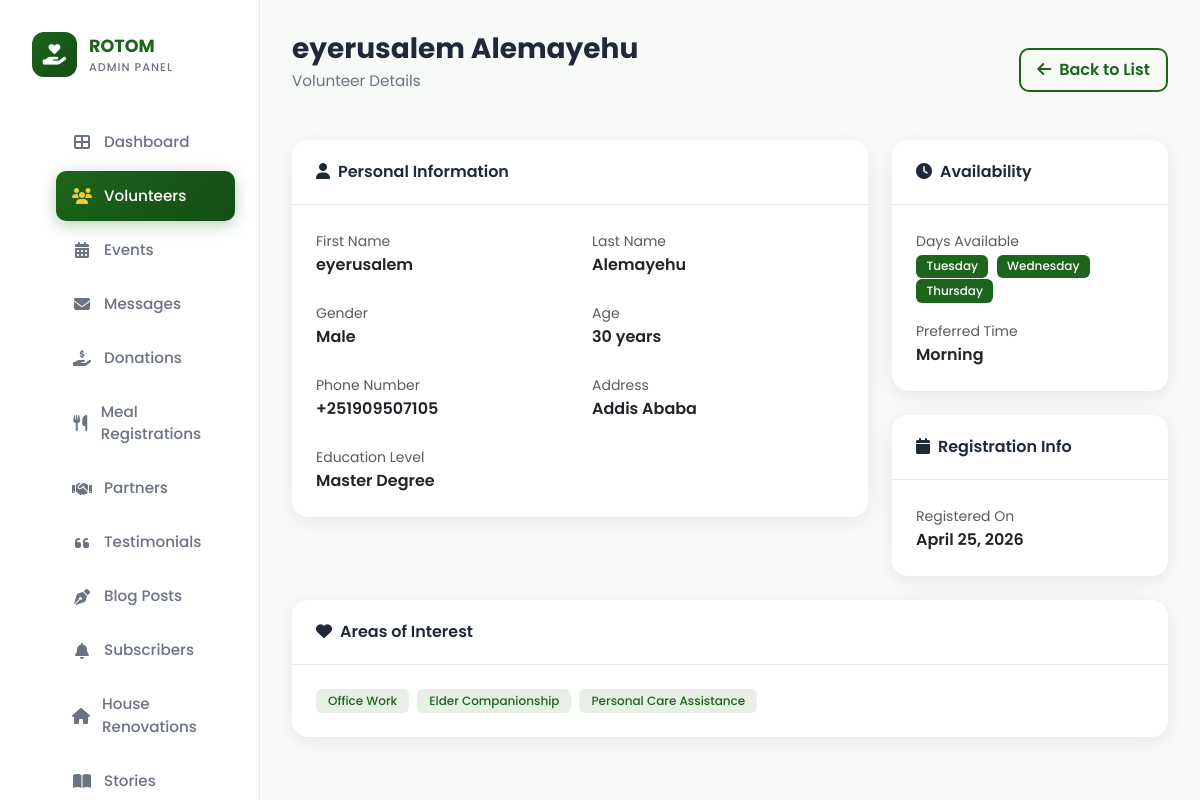
The app's page /dashboard/volunteer/3/ (signed in) with its own data.
### rotom/models.py (models this page shows, shortened)
class VolunteerProfile(models.Model):
    TIME_CHOICES = [
        ('morning', 'Morning'),
        ('afternoon', 'Afternoon'),
    ]
    EDUCATION_CHOICES = [
        ('high_school', 'High School'),
        ('associate_degree', 'Associate Degree'),
        ('bachelor_degree', 'Bachelor Degree'),
        ('master_degree', 'Master Degree'),
        ('doctorate', 'Doctorate'),
        ('other', 'Other'),
    ]
    GENDER_CHOICES = [
        ('male', 'Male'),
        ('female', 'Female'),
    ]
    ADDRESS_CHOICES = [
        ('addis_ababa', 'Addis Ababa'),
        ('bishoftu', 'Bishoftu'),
        ('adama', 'Adama'),
        ('debre_zeit', 'Debre Zeit'),
        ('mojo', 'Mojo'),
        ('dukem', 'Dukem'),
    ]
    first_name = models.CharField(max_length=100)
    last_name = models.CharField(max_length=100)
    gender = models.CharField(max_length=10, choices=GENDER_CHOICES, default='male')
    age = models.PositiveIntegerField()
    phone_number = models.CharField(max_length=20, unique=True)
    address = models.CharField(max_length=50, choices=ADDRESS_CHOICES, default='addis_ababa')
    education_level = models.CharField(max_length=50, choices=EDUCATION_CHOICES, default='high_school')
    days_available = models.ManyToManyField(Day, blank=True)
    times_available = models.CharField(max_length=50, choices=TIME_CHOICES, default='morning')
    interests = models.ManyToManyField(InterestCategory, blank=True)
    created_at = models.DateTimeField(auto_now_add=True, blank=True, null=True)

class Day(models.Model):
    name = models.CharField(max_length=10)

class InterestCategory(models.Model):
    name = models.CharField(max_length=100)

### dashboard/views.py (the view)
# urls.py: path('volunteer/<int:pk>/', views.volunteer_detail, name='volunteer_detail'),
@staff_member_required(login_url='dashboard:login')
def volunteer_detail(request, pk):
    volunteer = get_object_or_404(VolunteerProfile, pk=pk)
    return render(request, 'dashboard/volunteer_detail.html', {'volunteer': volunteer})

### rotom/context_processors.py (called while the page is built)
def navbar_pattern(request):
    try:
        active_pattern = NavbarPattern.objects.filter(is_active=True).first()
    except Exception:
        active_pattern = None
    try:
        navbar_content = {obj.key: obj.value for obj in SiteContent.objects.filter(page='navbar')}
    except Exception:
        navbar_content = {}
    return {
        'navbar_pattern': active_pattern,
        'navbar_content': navbar_content,
    }

### dashboard/templates/dashboard/volunteer_detail.html (shortened to what this page needs)
{% extends 'dashboard/base_admin.html' %}
{% block content %}
<div class="page-header d-flex justify-content-between align-items-center">
    <div>
        <h1 class="page-title">{{ volunteer.first_name }} {{ volunteer.last_name }}</h1>
        <p class="page-subtitle">Volunteer Details</p>
    </div>
    <a href="{% url 'dashboard:manage_volunteers' %}" class="btn btn-outline-primary">
        <i class="fas fa-arrow-left me-1"></i> Back to List
    </a>
</div>
<div class="row g-4">
    <div class="col-lg-8">
        <div class="card">
            <div class="card-header">
                <i class="fas fa-user me-2"></i>Personal Information
            </div>
            <div class="card-body">
                <div class="row g-4">
                    <div class="col-md-6">
                        <label class="text-muted small">First Name</label>
                        <p class="mb-0 fw-semibold text-dark">{{ volunteer.first_name }}</p>
                    </div>
                    <div class="col-md-6">
                        <label class="text-muted small">Last Name</label>
                        <p class="mb-0 fw-semibold text-dark">{{ volunteer.last_name }}</p>
                    </div>
                    <div class="col-md-6">
                        <label class="text-muted small">Gender</label>
                        <p class="mb-0 fw-semibold text-dark">{{ volunteer.get_gender_display }}</p>
                    </div>
                    <div class="col-md-6">
                        <label class="text-muted small">Age</label>
                        <p class="mb-0 fw-semibold text-dark">{{ volunteer.age }} years</p>
                    </div>
                    <div class="col-md-6">
                        <label class="text-muted small">Phone Number</label>
                        <p class="mb-0 fw-semibold text-dark">{{ volunteer.phone_number }}</p>
                    </div>
                    <div class="col-md-6">
                        <label class="text-muted small">Address</label>
                        <p class="mb-0 fw-semibold text-dark">{{ volunteer.get_address_display }}</p>
                    </div>
                    <div class="col-12">
                        <label class="text-muted small">Education Level</label>
                        <p class="mb-0 fw-semibold text-dark">{{ volunteer.get_education_level_display }}</p>
                    </div>
                </div>
            </div>
        </div>
    </div>
    <div class="col-lg-4">
        <div class="card mb-4">
            <div class="card-header">
                <i class="fas fa-clock me-2"></i>Availability
            </div>
            <div class="card-body">
                <label class="text-muted small">Days Available</label>
                <div class="mb-3">
                    {% if volunteer.days_available.all %}
                        {% for day in volunteer.days_available.all %}
                        <span class="badge me-1" style="background-color: #1C651B; color: white; padding: 0.35rem 0.65rem;">{{ day.name }}</span>
                        {% endfor %}
                    {% else %}
                        <p class="text-dark mb-0">Not specified</p>
                    {% endif %}
                </div>
                <label class="text-muted small">Preferred Time</label>
                <p class="mb-0 fw-semibold text-dark">{{ volunteer.get_times_available_display }}</p>
            </div>
        </div>
        <div class="card">
            <div class="card-header">
                <i class="fas fa-calendar me-2"></i>Registration Info
            </div>
            <div class="card-body">
                <label class="text-muted small">Registered On</label>
                <p class="mb-0 fw-semibold text-dark">{{ volunteer.created_at|date:"F d, Y" }}</p>
            </div>
        </div>
    </div>
    {% if volunteer.interests.all %}
    <div class="col-12">
        <div class="card">
            <div class="card-header">
                <i class="fas fa-heart me-2"></i>Areas of Interest
            </div>
            <div class="card-body">
                <div class="d-flex flex-wrap gap-2">
                    {% for interest in volunteer.interests.all %}
                    <span class="badge badge-success">{{ interest.name }}</span>
                    {% endfor %}
                </div>
            </div>
        </div>
    </div>
    {% endif %}
</div>
{% endblock %}

### records on screen
VolunteerProfile: first_name "eyerusalem", last_name "Alemayehu", gender "Male", age "30", phone_number "+251909507105", address "Addis Ababa", education_level "Master Degree", times_available "Morning", created_at "April 25, 2026"
Day: name "Tuesday"
Day: name "Wednesday"
Day: name "Thursday"
InterestCategory: name "Office Work"
InterestCategory: name "Elder Companionship"
InterestCategory: name "Personal Care Assistance"
